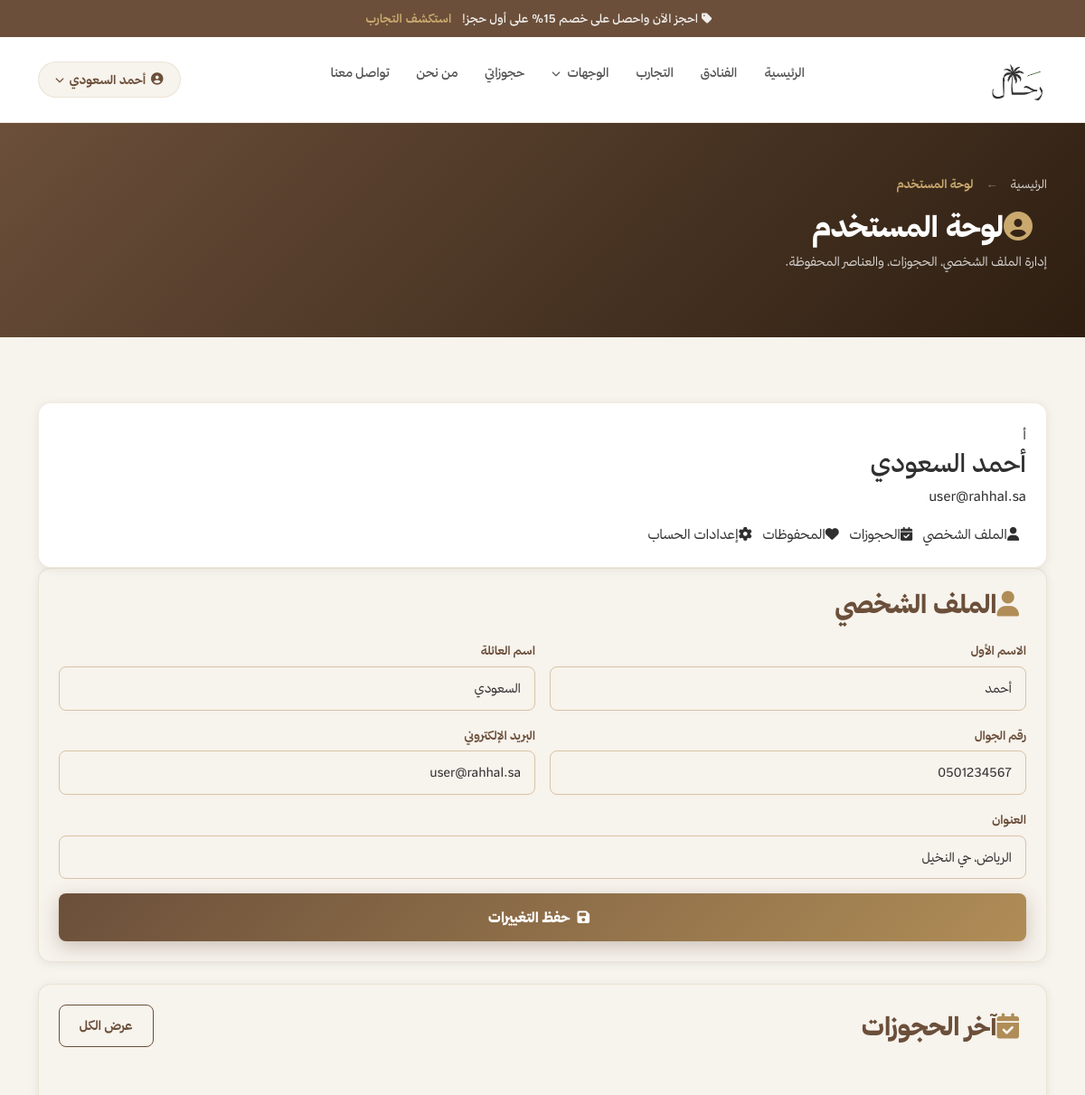
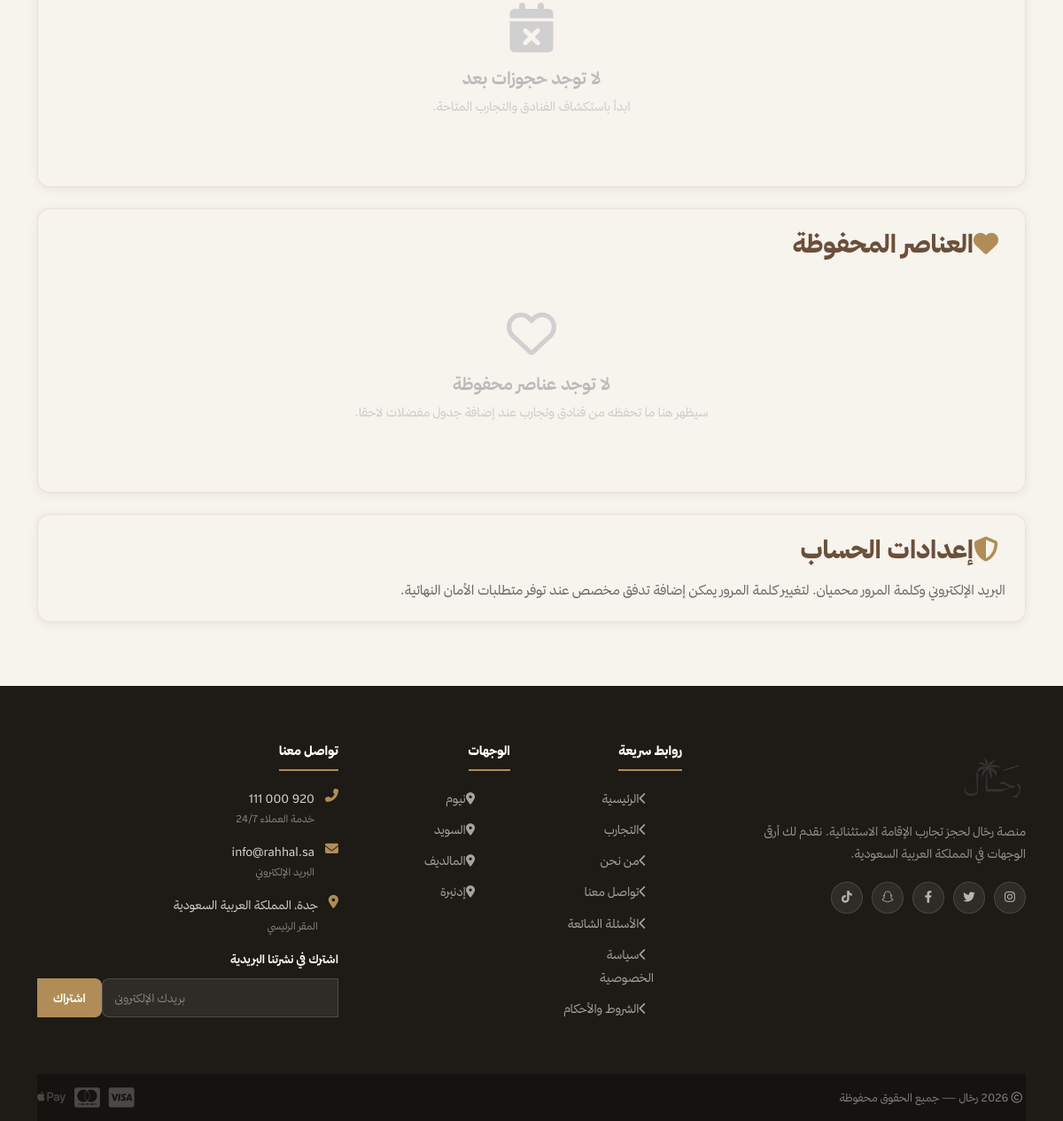
/pages/dashboard.php (signed in), run on the app's committed database (2 pictures, top to bottom).
### tables this page shows
CREATE TABLE users (
    user_id INT AUTO_INCREMENT PRIMARY KEY,
    first_name VARCHAR(100) NOT NULL,
    last_name VARCHAR(100) NOT NULL,
    email VARCHAR(255) NOT NULL UNIQUE,
    password VARCHAR(255) NOT NULL,
    address VARCHAR(500),
    mobile VARCHAR(20),
    created_at TIMESTAMP DEFAULT CURRENT_TIMESTAMP
);

### pages/dashboard.php (the view, shortened to what this page needs)
<?php
require_once '../includes/connection.php';
$uid = (int)$_SESSION['user_id'];
$user_stmt = mysqli_prepare($conn, "SELECT first_name,last_name,email,address,mobile,created_at FROM users WHERE user_id=?");
mysqli_stmt_bind_param($user_stmt, 'i', $uid);
mysqli_stmt_execute($user_stmt);
$user = mysqli_fetch_assoc(mysqli_stmt_get_result($user_stmt));
$booking_stmt = mysqli_prepare($conn, "SELECT b.*,e.title,e.hotel_name,e.city,e.image FROM bookings b JOIN experiences e ON b.experience_id=e.experience_id WHERE b.user_id=? ORDER BY b.booking_date DESC LIMIT 3");
mysqli_stmt_bind_param($booking_stmt, 'i', $uid);
mysqli_stmt_execute($booking_stmt);
$bookings = mysqli_fetch_all(mysqli_stmt_get_result($booking_stmt), MYSQLI_ASSOC);
include '../includes/header.php';
?>
<div class="page-hero">
  <div class="container">
    <nav aria-label="breadcrumb">
      <ol class="breadcrumb breadcrumb-rahhal mb-3">
        <li class="breadcrumb-item"><a href="../index.php">الرئيسية</a></li>
        <li class="breadcrumb-item active">لوحة المستخدم</li>
      </ol>
    </nav>
    <h1 class="page-hero-title"><i class="fas fa-user-circle ms-3" style="color:var(--gold-lt);"></i>لوحة المستخدم</h1>
    <p class="page-hero-sub">إدارة الملف الشخصي، الحجوزات، والعناصر المحفوظة.</p>
  </div>
</div>
<section class="section section-alt">
  <div class="container">
    <div class="dashboard-grid">
      <aside class="filters-panel">
        <div class="dashboard-user">
          <div class="dashboard-avatar"><?= htmlspecialchars(mb_substr($user['first_name'] ?? 'ر', 0, 1, 'UTF-8')) ?></div>
          <h3><?= htmlspecialchars(($user['first_name'] ?? '') . ' ' . ($user['last_name'] ?? '')) ?></h3>
          <p><?= htmlspecialchars($user['email'] ?? '') ?></p>
        </div>
        <a class="dashboard-link active" href="#profile"><i class="fas fa-user ms-2"></i>الملف الشخصي</a>
        <a class="dashboard-link" href="#reservations"><i class="fas fa-calendar-check ms-2"></i>الحجوزات</a>
        <a class="dashboard-link" href="#saved"><i class="fas fa-heart ms-2"></i>المحفوظات</a>
        <a class="dashboard-link" href="#settings"><i class="fas fa-cog ms-2"></i>إعدادات الحساب</a>
      </aside>
      <main class="dashboard-main">
        <section id="profile" class="info-card mb-4">
          <h3 class="fw-800 text-brown mb-4"><i class="fas fa-user ms-2 text-gold"></i>الملف الشخصي</h3>
          <form method="POST">
            <div class="row g-3">
              <div class="col-md-6">
                <label class="form-lbl" for="first_name">الاسم الأول</label>
                <input class="form-inp" id="first_name" name="first_name" value="<?= htmlspecialchars($user['first_name'] ?? '') ?>">
              </div>
              <div class="col-md-6">
                <label class="form-lbl" for="last_name">اسم العائلة</label>
                <input class="form-inp" id="last_name" name="last_name" value="<?= htmlspecialchars($user['last_name'] ?? '') ?>">
              </div>
              <div class="col-md-6">
                <label class="form-lbl" for="mobile">رقم الجوال</label>
                <input class="form-inp" id="mobile" name="mobile" value="<?= htmlspecialchars($user['mobile'] ?? '') ?>">
              </div>
              <div class="col-md-6">
                <label class="form-lbl">البريد الإلكتروني</label>
                <input class="form-inp" value="<?= htmlspecialchars($user['email'] ?? '') ?>" disabled>
              </div>
              <div class="col-12">
                <label class="form-lbl" for="address">العنوان</label>
                <input class="form-inp" id="address" name="address" value="<?= htmlspecialchars($user['address'] ?? '') ?>">
              </div>
              <div class="col-12">
                <button type="submit" class="btn-auth"><i class="fas fa-save ms-2"></i>حفظ التغييرات</button>
              </div>
            </div>
          </form>
        </section>
        <section id="reservations" class="info-card mb-4">
          <div class="d-flex justify-content-between align-items-center flex-wrap gap-3 mb-3">
            <h3 class="fw-800 text-brown mb-0"><i class="fas fa-calendar-check ms-2 text-gold"></i>آخر الحجوزات</h3>
            <a href="my-bookings.php" class="btn-outline">عرض الكل</a>
          </div>
          <?php if (empty($bookings)): ?>
            <div class="empty-state" style="padding:40px 20px;"><i class="fas fa-calendar-times"></i><h3>لا توجد حجوزات بعد</h3><p>ابدأ باستكشاف الفنادق والتجارب المتاحة.</p></div>
          <?php endif; ?>
        </section>
        <section id="saved" class="info-card mb-4">
          <h3 class="fw-800 text-brown mb-3"><i class="fas fa-heart ms-2 text-gold"></i>العناصر المحفوظة</h3>
          <div class="empty-state" style="padding:40px 20px;">
            <i class="far fa-heart"></i>
            <h3>لا توجد عناصر محفوظة</h3>
            <p>سيظهر هنا ما تحفظه من فنادق وتجارب عند إضافة جدول مفضلات لاحقا.</p>
          </div>
        </section>
        <section id="settings" class="info-card">
          <h3 class="fw-800 text-brown mb-3"><i class="fas fa-shield-alt ms-2 text-gold"></i>إعدادات الحساب</h3>
          <p style="color:#666;margin:0;">البريد الإلكتروني وكلمة المرور محميان. لتغيير كلمة المرور يمكن إضافة تدفق مخصص عند توفر متطلبات الأمان النهائية.</p>
        </section>
      </main>
    </div>
  </div>
</section>
<?php include '../includes/footer.php'; ?>

### data on the page
users: first_name "أ", first_name+last_name "أحمد السعودي", email "user@rahhal.sa", first_name "أحمد", last_name "السعودي", mobile "0501234567", address "الرياض، حي النخيل"

### other printed values
$_SESSION['user_name'] "أحمد السعودي"
